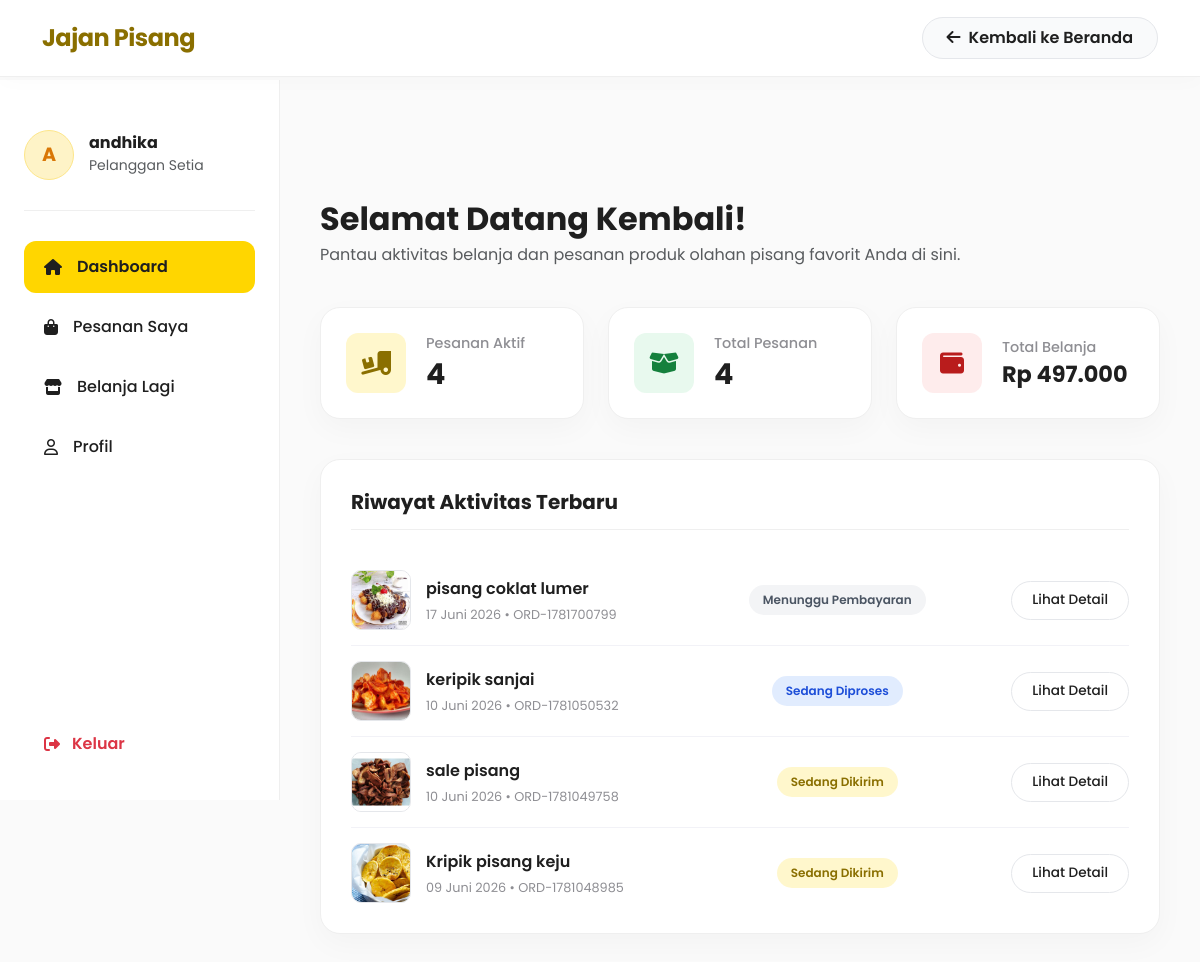
Page /user/dashboard.php (signed in) on the committed database.
### tables this page shows
CREATE TABLE `users` (
  `id` int(11) NOT NULL,
  `name` varchar(100) NOT NULL,
  `email` varchar(150) NOT NULL,
  `password` varchar(255) NOT NULL,
  `phone` varchar(20) DEFAULT NULL,
  `address` text DEFAULT NULL,
  `role` enum('admin','user') NOT NULL DEFAULT 'user',
  `avatar` varchar(255) DEFAULT 'default.png',
  `is_active` tinyint(1) NOT NULL DEFAULT 1,
  `created_at` timestamp NOT NULL DEFAULT current_timestamp(),
  `updated_at` timestamp NOT NULL DEFAULT current_timestamp() ON UPDATE current_timestamp()
);

CREATE TABLE `orders` (
  `id` int(11) NOT NULL,
  `order_code` varchar(30) NOT NULL,
  `user_id` int(11) NOT NULL,
  `total_price` decimal(14,2) NOT NULL DEFAULT 0.00,
  `shipping_cost` decimal(10,2) NOT NULL DEFAULT 0.00,
  `grand_total` decimal(14,2) NOT NULL DEFAULT 0.00,
  `shipping_name` varchar(100) DEFAULT NULL,
  `shipping_phone` varchar(20) DEFAULT NULL,
  `shipping_address` text DEFAULT NULL,
  `shipping_city` varchar(80) DEFAULT NULL,
  `shipping_province` varchar(80) DEFAULT NULL,
  `shipping_postal` varchar(10) DEFAULT NULL,
  `courier` varchar(50) DEFAULT NULL,
  `payment_method` varchar(50) DEFAULT NULL,
  `payment_proof` varchar(255) DEFAULT NULL,
  `status` enum('pending','paid','processing','shipped','delivered','cancelled') NOT NULL DEFAULT 'pending',
  `notes` text DEFAULT NULL,
  `admin_notes` text DEFAULT NULL,
  `paid_at` datetime DEFAULT NULL,
  `shipped_at` datetime DEFAULT NULL,
  `delivered_at` datetime DEFAULT NULL,
  `created_at` timestamp NOT NULL DEFAULT current_timestamp(),
  `updated_at` timestamp NOT NULL DEFAULT current_timestamp() ON UPDATE current_timestamp()
);

### user/dashboard.php (the view, shortened to what this page needs)
<?php
require '../database/koneksi.php';
$user_id = $_SESSION['user_id'];
$query_user = "SELECT name, email FROM users WHERE id = $user_id";
$result_user = mysqli_query($koneksi, $query_user);
$user_data = mysqli_fetch_assoc($result_user);
$nama_lengkap = $user_data['name'];
$kata = explode(" ", $nama_lengkap);
$inisial = strtoupper(substr($kata[0], 0, 1) . (isset($kata[1]) ? substr($kata[1], 0, 1) : ''));
$query_aktif = "SELECT COUNT(*) as aktif FROM orders WHERE user_id = $user_id AND status IN ('pending', 'paid', 'processing', 'shipped')";
$pesanan_aktif = mysqli_fetch_assoc(mysqli_query($koneksi, $query_aktif))['aktif'];
$query_total = "SELECT COUNT(*) as total FROM orders WHERE user_id = $user_id";
$total_pesanan = mysqli_fetch_assoc(mysqli_query($koneksi, $query_total))['total'];
$query_belanja = "SELECT SUM(grand_total) as belanja FROM orders WHERE user_id = $user_id AND status != 'cancelled'";
$total_belanja = mysqli_fetch_assoc(mysqli_query($koneksi, $query_belanja))['belanja'] ?? 0;
$query_riwayat = "SELECT o.id as order_id, o.order_code, o.created_at, o.status, od.product_name, p.image as product_image
                  FROM orders o
                  JOIN order_details od ON o.id = od.order_id
                  LEFT JOIN products p ON od.product_id = p.id
                  WHERE o.user_id = $user_id
                  GROUP BY o.id
                  ORDER BY o.created_at DESC LIMIT 5";
$riwayat_result = mysqli_query($koneksi, $query_riwayat);
function tanggal_indo($tanggal) {
    $bulan = array(1 => 'Januari', 'Februari', 'Maret', 'April', 'Mei', 'Juni', 'Juli', 'Agustus', 'September', 'Oktober', 'November', 'Desember');
    $pecahkan = explode('-', date('Y-m-d', strtotime($tanggal)));
    return $pecahkan[2] . ' ' . $bulan[(int)$pecahkan[1]] . ' ' . $pecahkan[0];
}
?>
<!DOCTYPE html>
<html lang="id">
<head>
    <link href="https://cdn.jsdelivr.net/npm/bootstrap@5.3.0/dist/css/bootstrap.min.css" rel="stylesheet">
    <link rel="stylesheet" href="https://cdnjs.cloudflare.com/ajax/libs/font-awesome/6.4.0/css/all.min.css">
</head>
<body>
    <?php include '../navbar_login.php'; ?>
    <aside class="sidebar">
        <div class="user-profile-summary">
            <div class="user-avatar"><?= $inisial ?></div>
            <div>
                <h6 class="mb-0 fw-bold"><?= htmlspecialchars($nama_lengkap) ?></h6>
                <small class="text-muted">Pelanggan Setia</small>
            </div>
        </div>
        <ul class="sidebar-menu">
            <li><a href="dashboard.php" class="menu-link active"><i class="fas fa-home"></i> Dashboard</a></li>
            <li><a href="pesanan.php" class="menu-link"><i class="fas fa-shopping-bag"></i> Pesanan Saya</a></li>
            <li><a href="../index.php" class="menu-link"><i class="fas fa-store"></i> Belanja Lagi</a></li>
            <li><a href="profil_user.php" class="menu-link"><i class="far fa-user"></i> Profil</a></li>
        </ul>
        <a href="../logout.php" class="logout-btn"><i class="fas fa-sign-out-alt"></i> Keluar</a>
    </aside>
    <main class="main-content">
        <header class="welcome-header">
            <h1 class="welcome-title">Selamat Datang Kembali!</h1>
            <p class="text-muted">Pantau aktivitas belanja dan pesanan produk olahan pisang favorit Anda di sini.</p>
        </header>
        <div class="row g-4">
            <div class="col-xl-4 col-md-6">
                <div class="stat-card">
                    <div class="stat-icon icon-active"><i class="fas fa-truck-loading"></i></div>
                    <div class="stat-info">
                        <h5>Pesanan Aktif</h5>
                        <h3><?= $pesanan_aktif ?></h3>
                    </div>
                </div>
            </div>
            <div class="col-xl-4 col-md-6">
                <div class="stat-card">
                    <div class="stat-icon icon-total"><i class="fas fa-box-open"></i></div>
                    <div class="stat-info">
                        <h5>Total Pesanan</h5>
                        <h3><?= $total_pesanan ?></h3>
                    </div>
                </div>
            </div>
            <div class="col-xl-4 col-md-6">
                <div class="stat-card">
                    <div class="stat-icon icon-wallet"><i class="fas fa-wallet"></i></div>
                    <div class="stat-info">
                        <h5>Total Belanja</h5>
                        <h3 style="font-size: 1.4rem;">Rp <?= number_format($total_belanja, 0, ',', '.') ?></h3>
                    </div>
                </div>
            </div>
        </div>
        <section class="activity-section">
            <h3 class="activity-title">Riwayat Aktivitas Terbaru</h3>
            <div class="activity-list">
                <?php if (mysqli_num_rows($riwayat_result) > 0): ?>
                    <?php while ($row = mysqli_fetch_assoc($riwayat_result)): ?>
                        <?php
                            $status_db = strtolower($row['status']);
                            $badge_class = '';
                            $status_text = '';
                            if ($status_db == 'pending') { $badge_class = 'status-pending'; $status_text = 'Menunggu Pembayaran'; }
                            elseif ($status_db == 'paid' || $status_db == 'processing') { $badge_class = 'status-proses'; $status_text = 'Sedang Diproses'; }
                            elseif ($status_db == 'shipped') { $badge_class = 'status-dikirim'; $status_text = 'Sedang Dikirim'; }
                            elseif ($status_db == 'completed') { $badge_class = 'status-selesai'; $status_text = 'Selesai'; }
                            elseif ($status_db == 'cancelled') { $badge_class = 'status-batal'; $status_text = 'Dibatalkan'; }
                            else { $badge_class = 'status-batal'; $status_text = $row['status']; }
                        ?>
                        <div class="activity-item">
                            <div class="item-product-info">
                                <img src="../assets/images/products/<?= htmlspecialchars($row['product_image'] ?? 'default.png') ?>" alt="<?= htmlspecialchars($row['product_name']) ?>" class="item-img" onerror="this.src='https://via.placeholder.com/60?text=No+Img'">
                                <div>
                                    <div class="item-name"><?= htmlspecialchars($row['product_name']) ?></div>
                                    <div class="item-date"><?= tanggal_indo($row['created_at']) ?> &bull; <?= htmlspecialchars($row['order_code']) ?></div>
                                </div>
                            </div>
                            <div class="item-status">
                                <span class="status-badge <?= $badge_class ?>"><?= $status_text ?></span>
                            </div>
                            <div class="item-action">
                                <a href="pesanan.php" class="btn-detail">Lihat Detail</a>
                            </div>
                        </div>
                    <?php endwhile; ?>
                <?php endif; ?>
            </div>
        </section>
    </main>
</body>
</html>

### user/dashboard.php (style rules this page uses)
:root { --primary: #FFD600; --secondary: #8A6F00; --bg-main: #FAFAFA; --bg-sidebar: #FFFFFF; --card-bg: #FFFFFF; --text-dark: #1F1F1F; --text-muted: #8E8E93; --radius-lg: 20px; --radius-md: 12px; --radius-pill: 50px; --shadow-soft: 0 10px 30px rgba(0, 0, 0, 0.03); --sidebar-width: 280px; --transition: all 0.3s ease; }
body { font-family: 'Poppins', sans-serif; background-color: var(--bg-main); color: var(--text-dark); }
.sidebar { width: var(--sidebar-width); height: calc(100vh - 80px); position: fixed; top: 80px; left: 0; background-color: var(--bg-sidebar); border-right: 1px solid #EFEFEF; padding: 30px 24px; display: flex; flex-direction: column; z-index: 100; overflow-y: auto; }
.user-profile-summary { display: flex; align-items: center; gap: 15px; margin-bottom: 30px; padding-bottom: 30px; border-bottom: 1px solid #EFEFEF; margin-top: 20px; }
.user-avatar { width: 50px; height: 50px; border-radius: 50%; object-fit: cover; background-color: #FEF3C7; display: flex; align-items: center; justify-content: center; font-weight: 700; color: #D97706; font-size: 1.2rem; border: 1px solid #FDE68A; }
.sidebar-menu { list-style: none; padding: 0; flex-grow: 1; }
.menu-link { display: flex; align-items: center; gap: 15px; padding: 14px 20px; color: var(--text-dark); font-weight: 500; border-radius: var(--radius-md); text-decoration: none; transition: var(--transition); margin-bottom: 8px; }
.menu-link.active { background-color: var(--primary); font-weight: 600; }
.logout-btn { color: #DC3545; font-weight: 600; margin-top: auto; display: flex; align-items: center; gap: 12px; padding: 14px 20px; text-decoration: none; border-radius: var(--radius-md); transition: var(--transition); }
.main-content { margin-left: var(--sidebar-width); padding: 40px; margin-top: 80px; min-height: calc(100vh - 80px); }
.welcome-header { margin-bottom: 40px; }
.welcome-title { font-weight: 700; font-size: 2rem; color: var(--text-dark); margin-bottom: 5px; }
.stat-card { background-color: var(--card-bg); border-radius: var(--radius-lg); padding: 25px; box-shadow: var(--shadow-soft); border: 1px solid #EFEFEF; display: flex; align-items: center; gap: 20px; transition: var(--transition); }
.stat-icon { width: 60px; height: 60px; border-radius: var(--radius-md); display: flex; align-items: center; justify-content: center; font-size: 1.5rem; }
.icon-active { background-color: rgba(255, 214, 0, 0.2); color: var(--secondary); }
.icon-total { background-color: rgba(34, 197, 94, 0.1); color: #15803D; }
.icon-wallet { background-color: rgba(239, 68, 68, 0.1); color: #B91C1C; }
.stat-info h5 { font-size: 0.9rem; color: var(--text-muted); font-weight: 500; margin-bottom: 5px; }
.stat-info h3 { font-size: 1.8rem; font-weight: 700; margin: 0; color: var(--text-dark); }
.activity-section { background-color: var(--card-bg); border-radius: var(--radius-lg); padding: 30px; box-shadow: var(--shadow-soft); border: 1px solid #EFEFEF; margin-top: 40px; }
.activity-title { font-weight: 700; font-size: 1.25rem; margin-bottom: 25px; padding-bottom: 15px; border-bottom: 1px solid #EFEFEF; }
.activity-item { display: flex; align-items: center; justify-content: space-between; padding: 15px 0; border-bottom: 1px solid #F2F2F7; }
.activity-item:last-child { border-bottom: none; padding-bottom: 0; }
.item-product-info { display: flex; align-items: center; gap: 15px; flex: 2; }
.item-img { width: 60px; height: 60px; border-radius: 10px; object-fit: cover; border: 1px solid #E5E7EB; }
.item-name { font-weight: 600; color: var(--text-dark); margin-bottom: 4px; }
.item-date { font-size: 0.8rem; color: var(--text-muted); }
.item-status { flex: 1; text-align: center; }
.status-badge { padding: 6px 14px; border-radius: var(--radius-pill); font-size: 0.75rem; font-weight: 600; display: inline-block; }
.status-pending { background-color: #F3F4F6; color: #4B5563; }
.status-proses { background-color: rgba(59, 130, 246, 0.15); color: #1D4ED8; }
.status-dikirim { background-color: rgba(255, 214, 0, 0.2); color: var(--secondary); }
.item-action { flex: 1; text-align: right; }
.btn-detail { border: 1px solid #E5E7EB; color: var(--text-dark); background: transparent; padding: 8px 20px; border-radius: var(--radius-pill); font-size: 0.85rem; font-weight: 500; transition: var(--transition); text-decoration: none; display: inline-block; }

### rows in the picture
users: name "A", name "andhika"
orders: shows a picture, product_name "pisang coklat lumer", created_at "17 Juni 2026", order_code "ORD-1781700799", status "Menunggu Pembayaran"
orders: shows a picture, product_name "keripik sanjai", created_at "10 Juni 2026", order_code "ORD-1781050532", status "Sedang Diproses"
orders: shows a picture, product_name "sale pisang", created_at "10 Juni 2026", order_code "ORD-1781049758", status "Sedang Dikirim"
orders: shows a picture, product_name "Kripik pisang keju", created_at "09 Juni 2026", order_code "ORD-1781048985", status "Sedang Dikirim"

### other values in the picture
$pesanan_aktif "4"
$total_pesanan "4"
$total_belanja "497.000"
